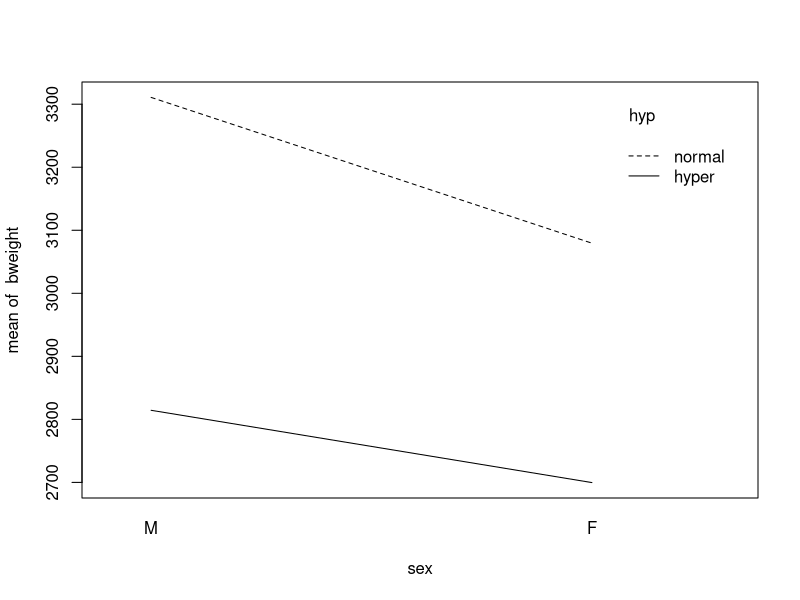
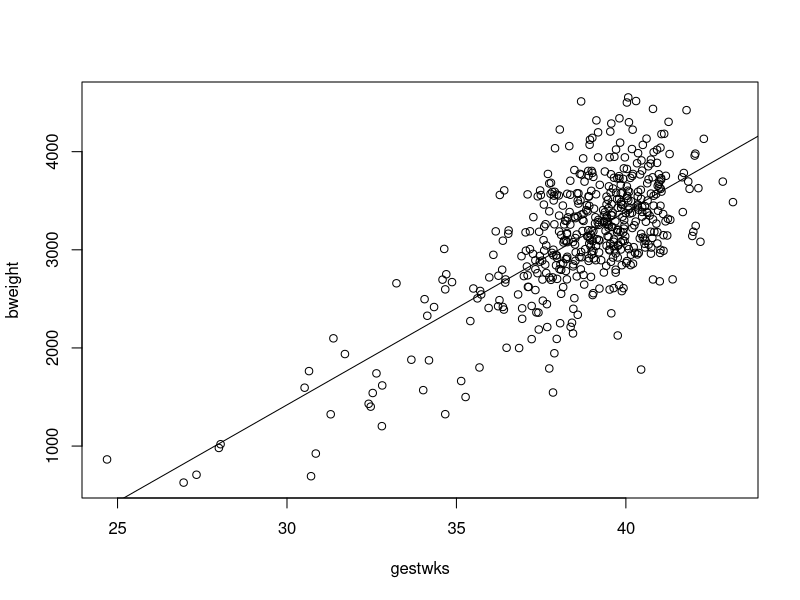
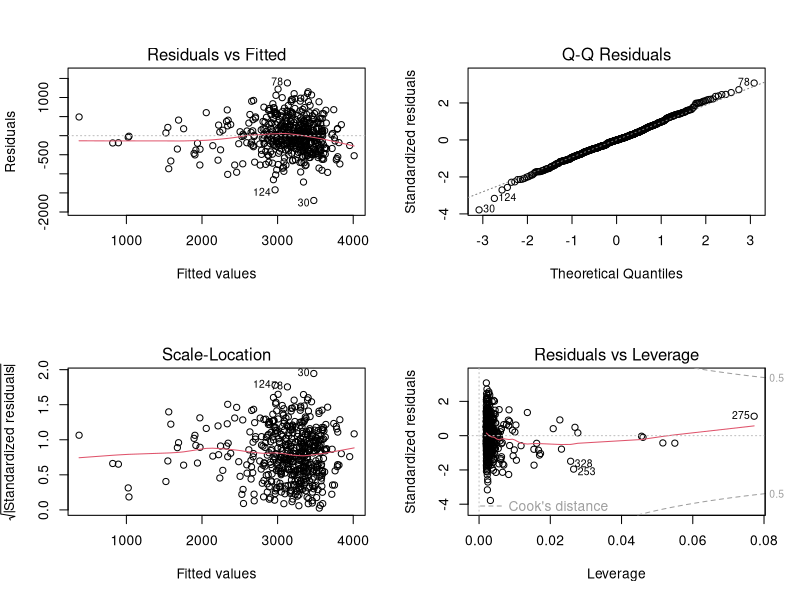
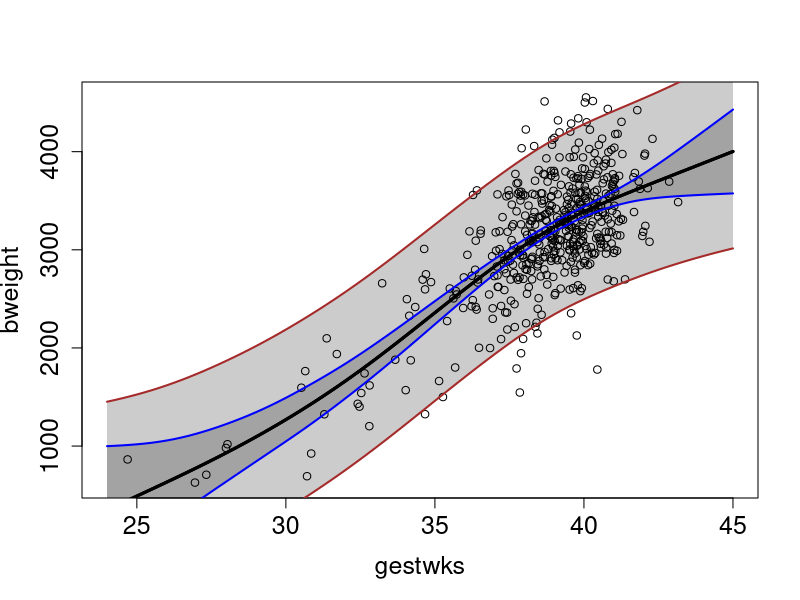
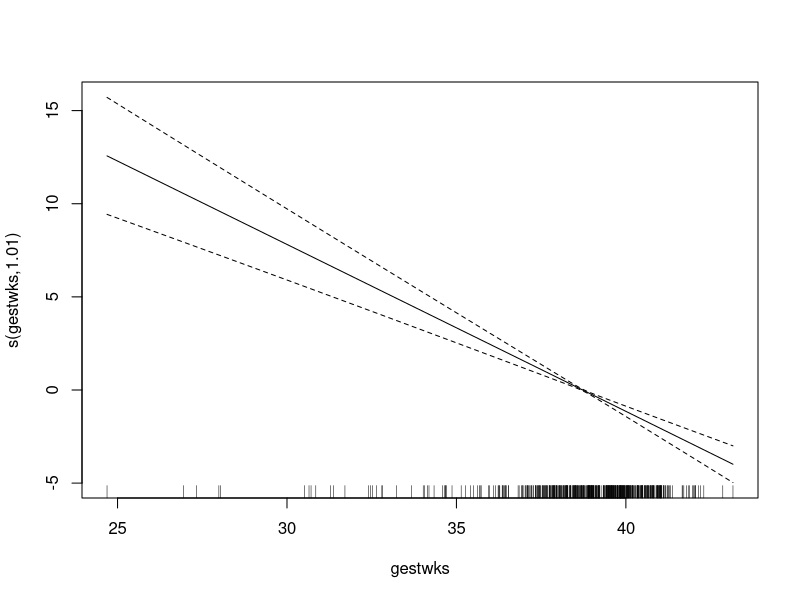
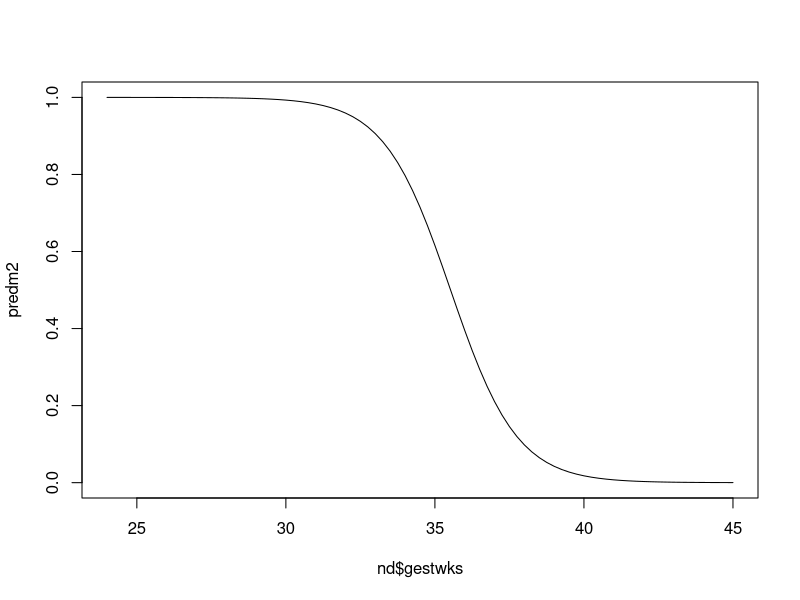

These figures' R source, in order:
## ----include=FALSE------------------------------------------------------------
knitr::opts_chunk$set(message=FALSE, prefix.string = "./graph/effects", include=TRUE)


## ----Run births-house---------------------------------------------------------
library(Epi)
library(mgcv)
data(births)
str(births)


## ----housekeeping of births---------------------------------------------------
births$hyp <- factor(births$hyp, labels = c("normal", "hyper"))
births$sex <- factor(births$sex, labels = c("M", "F"))
births$maged <- cut(births$matage, breaks = c(22, 35, 44), right = FALSE)
births$gest4 <- cut(births$gestwks,
  breaks = c(20, 35, 37, 39, 45), right = FALSE)


## ----summary of births--------------------------------------------------------
summary(births)
with(births, sd(bweight))


## ----t test for hyp on bweight------------------------------------------------
with(births, t.test(bweight ~ hyp, var.equal = TRUE))


## ----lm of bweight by hyp-----------------------------------------------------
m1 <- glm(bweight ~ hyp, family = gaussian, data = births)
summary(m1)


## ----ci.lin of bweight by hyp-------------------------------------------------
round(ci.lin(m1)[, c(1, 5, 6)], 1)


## ----bweight-by-hyp-sex, fig = FALSE------------------------------------------
par(mfrow = c(1, 1))
with(births, interaction.plot(sex, hyp, bweight))


## ----lm for hyp on bweight stratified by sex----------------------------------
m3 <- lm(bweight ~ sex / hyp, data = births)
round(ci.lin(m3)[, c(1, 5, 6)], 1)


## ----lmIa for hyp on bweight stratified by sex--------------------------------
m3I <- lm(bweight ~ sex + hyp + sex:hyp, data = births)
round(ci.lin(m3I)[, c(1, 4, 5, 6)], 2)


## ----lm for hyp on bweight controlled for sex---------------------------------
m4 <- lm(bweight ~ sex + hyp, data = births)
ci.lin(m4)[, c(1, 5, 6)]


## ----Linear effect of gestwks on bweight--------------------------------------
m5 <- lm(bweight ~ gestwks, data = births)
ci.lin(m5)[, c(1, 5, 6)]


## ----Plot-bweight-by-gestwks, fig = FALSE-------------------------------------
with(births, plot(gestwks, bweight))
abline(m5)


## ----bweight-gestwks-m5-diag, fig= FALSE--------------------------------------
par(mfrow = c(2, 2))
plot(m5)


## ----bweight-gestwks-mPs------------------------------------------------------
mPs <- mgcv::gam(bweight ~ s(gestwks), data = births)
summary(mPs)


## ----mPs-sig2-----------------------------------------------------------------
mPs$sig2
sqrt(mPs$sig2)


## ----plotFitPredInt, ECHO=TRUE------------------------------------------------
plotFitPredInt <- function(xval, fit, pred, ...) {
  matshade(xval, fit, lwd = 2, alpha = 0.2)
  matshade(xval, pred, lwd = 2, alpha = 0.2)
  matlines(xval, fit, lty = 1, lwd = c(3, 2, 2), col = c("black", "blue", "blue"))
  matlines(xval, pred, lty = 1, lwd = c(3, 2, 2), col = c("black", "brown", "brown"))
}


## ----bweight-gestwks-mPs-plot, fig=FALSE--------------------------------------
nd <- data.frame(gestwks = seq(24, 45, by = 0.25))
pr.Ps <- predict(mPs, newdata = nd, se.fit = TRUE)
str(pr.Ps) 
# With se.fit=TRUE, object pr.Ps has only two columns: 
# the fitted values and their standard errors (SE).
# We first take the fitted values and their SEs to compute the 95 % 
# confidence interval for the expected value of the outcome at
# each value of gewtwks.
fit.Ps <- cbind(
  pr.Ps$fit,
  pr.Ps$fit - 2 * pr.Ps$se.fit,
  pr.Ps$fit + 2 * pr.Ps$se.fit
)
# For computing and plotting 95 % prediction intervals for individual
# future observations of the outcome at each value of gestwks, we must 
# add the residual variance of the fitted model to the square
# of the standard error of the fitted value and 
pred.Ps <- cbind(
  pr.Ps$fit, 
  pr.Ps$fit - 2 * sqrt(pr.Ps$se.fit^2 + mPs$sig2),
  pr.Ps$fit + 2 * sqrt(pr.Ps$se.fit^2 + mPs$sig2)
)
par(mfrow = c(1, 1))
with(births, plot(bweight ~ gestwks,
  xlim = c(24, 45),
  cex.axis = 1.5, cex.lab = 1.5
))
plotFitPredInt(nd$gestwks, fit.Ps, pred.Ps)


## ----lowbw-hyp-table----------------------------------------------------------
stat.table(
  index = list(hyp, lowbw),
  contents = list(count(), percent(lowbw)),
  margins = TRUE, data = births
)


## ----lowbw-hyp-comp-----------------------------------------------------------
binRD <- glm(lowbw ~ hyp, family = binomial(link = "identity"), data = births)
round(ci.lin(binRD)[, c(1, 2, 5:6)], 3)
binRR <- glm(lowbw ~ hyp, family = binomial(link = "log"), data = births)
round(ci.lin(binRR, Exp = TRUE)[, c(1, 2, 5:7)], 3)
binOR <- glm(lowbw ~ hyp, family = binomial(link = "logit"), data = births)
round(ci.lin(binOR, Exp = TRUE)[, c(1, 2, 5:7)], 3)


## ----lowbw-gestwks-table------------------------------------------------------
stat.table(
  index = list(gest4, lowbw),
  contents = list(count(), percent(lowbw)),
  margins = TRUE, data = births
)


## ----lowbw-gestwks-spline, fig=FALSE------------------------------------------
binm1 <- mgcv::gam(lowbw ~ s(gestwks), family = binomial(link = "logit"), data = births)
summary(binm1)
plot(binm1)


## ----lowbw-gestwks-logitlin---------------------------------------------------
binm2 <- glm(lowbw ~ I(gestwks-40), family = binomial(link = "logit"), data = births)
round(ci.lin(binm2, Exp = TRUE)[, c(1, 2, 5:7)], 3)


## ----lowbw-gestwks-pred, fig=FALSE--------------------------------------------
predm2 <- predict(binm2, newdata = nd, type = "response")
plot(nd$gestwks, predm2, type = "l")
